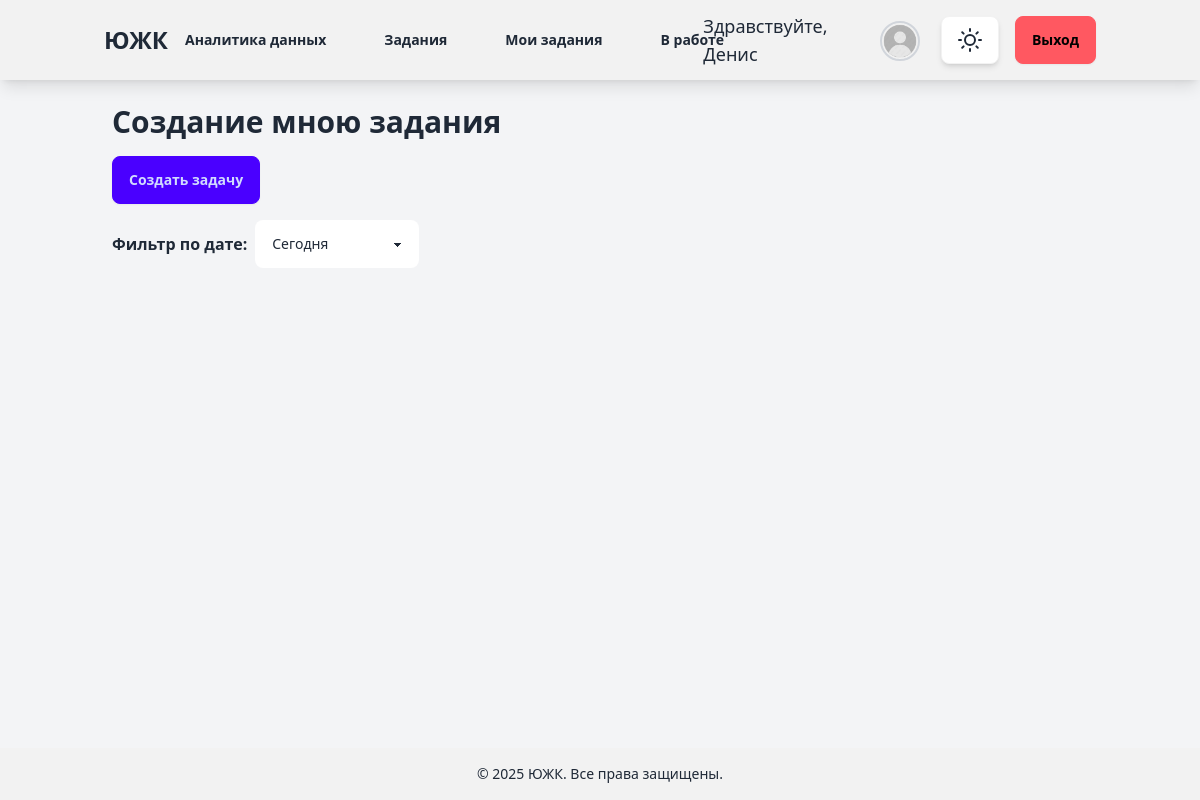
Page /ticket_list_created_by (signed in) on the earlier database version.
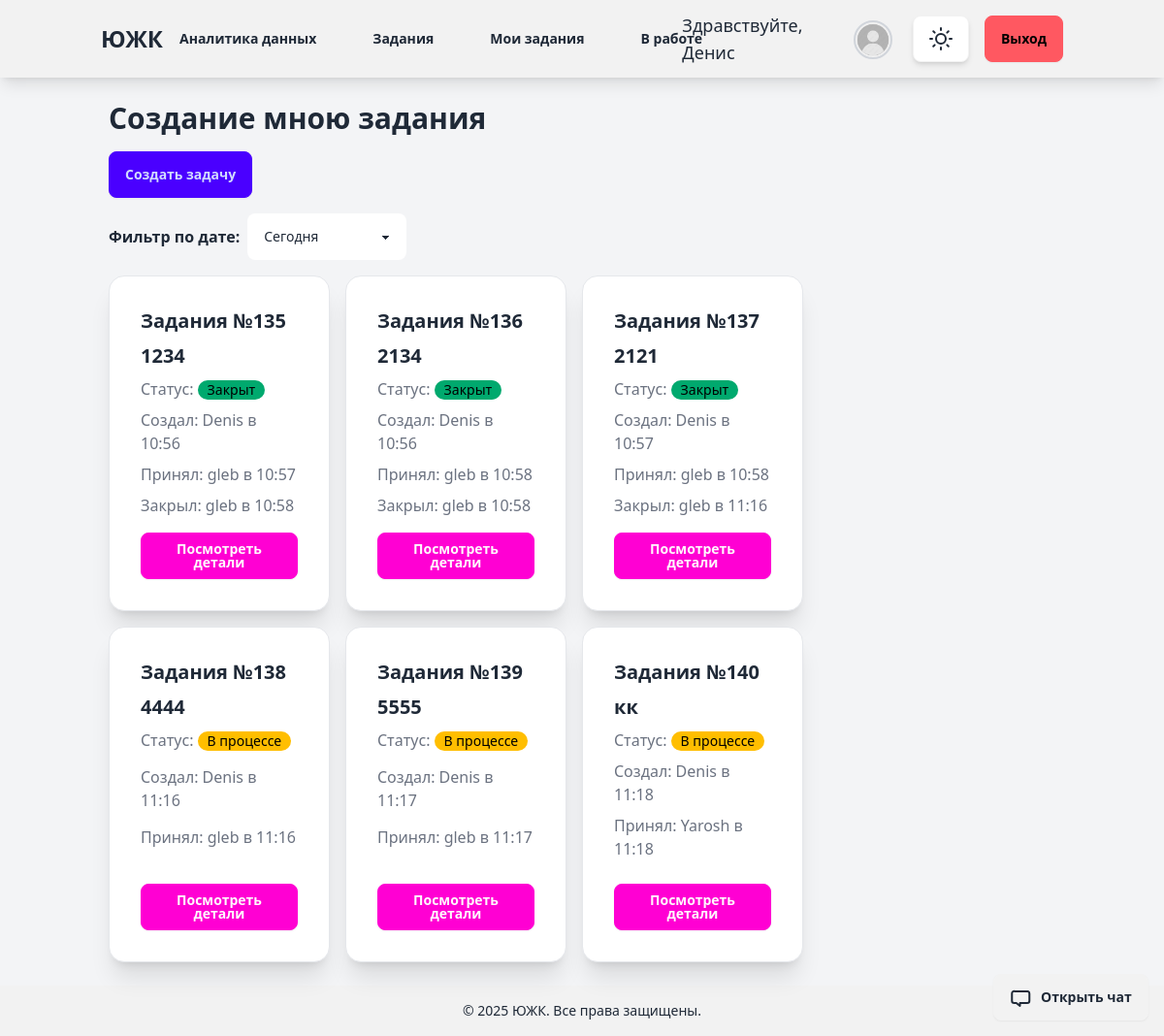
Same page on the later database version.
### tickets/models.py (models this page shows, shortened)
class Ticket(models.Model):
    STATUS_CHOICES = [
        ('open', 'Open'),
        ('in_progress', 'In Progress'),
        ('closed', 'Closed'),
    ]
    title = models.CharField(max_length=200)
    description = models.TextField()
    status = models.CharField(max_length=20, choices=STATUS_CHOICES, default='open')
    created_by = models.ForeignKey(CustomUser, on_delete=models.CASCADE, related_name='tickets_created')
    accepted_by = models.ForeignKey(CustomUser, on_delete=models.CASCADE, related_name='tickets_accepted', null=True,
                                    blank=True)
    department = models.ForeignKey(Department, on_delete=models.CASCADE, related_name='tickets', null=True, blank=True)
    position = models.ForeignKey(Position, on_delete=models.CASCADE, related_name='tickets', null=True, blank=True)
    old_department = models.ForeignKey(Department, on_delete=models.SET_NULL, related_name='old_department', null=True, blank=True)
    old_position = models.ForeignKey(Position, on_delete=models.SET_NULL, related_name='old_position', null=True, blank=True)
    attachment = models.FileField(upload_to='tickets/', null=True, blank=True)
    created_at = models.DateTimeField(auto_now_add=True)
    accepted_at = models.DateTimeField(null=True, blank=True)
    closed_at = models.DateTimeField(null=True, blank=True)
    updated_at = models.DateTimeField(auto_now=True)
    completion_comment = models.TextField(null=True, blank=True)

### account/models.py (models this page shows)
class CustomUser(AbstractUser):
    department = models.ForeignKey(Department, on_delete=models.SET_NULL, null=True, blank=True)
    position = models.ForeignKey(Position, on_delete=models.SET_NULL, null=True, blank=True, related_name="users")

### tickets/views.py (the view)
# urls.py: path('ticket_list_created_by', views.ticket_list_created_by, name='ticket_list_created_by'),
@login_required
def ticket_list_created_by(request):
    user = request.user
    time_filter = request.GET.get('time_filter', 'today')  # Default to 'today'
    tickets = Ticket.objects.filter(created_by=request.user)
    if time_filter == 'today':
        tickets = tickets.filter(created_at__date=timezone.now().date())
    elif time_filter == 'week':
        start_of_week = timezone.now() - timedelta(days=timezone.now().weekday())
        tickets = tickets.filter(created_at__gte=start_of_week)
    elif time_filter == 'month':
        tickets = tickets.filter(created_at__year=timezone.now().year,
                                 created_at__month=timezone.now().month)
    chat = Chat.objects.filter(
        Q(ticket__accepted_by=user) | Q(ticket__created_by=user)
    ).first()
    chat_id = chat.ticket.id if chat else None
    return render(request, 'tickets/my_created_ticket_list.html', {
        'tickets': tickets,
        'chat_id': chat_id
    })

### templates/tickets/my_created_ticket_list.html (shortened to what this page needs)
{% extends "blog/base.html" %}
{% block content1 %}
<div class="container mx-auto p-6">
    <h2 class="text-3xl font-bold mb-4">Создание мною задания</h2>
    <a href="{% url 'tickets:create_ticket' %}" class="btn btn-primary mb-4">Создать задачу</a>
    <form method="get" class="mb-4">
        <div class="flex gap-2 items-center">
            <label class="font-semibold">Фильтр по дате:</label>
            <select name="time_filter" class="select select-bordered" onchange="this.form.submit()">
                <option value="today" {% if request.GET.time_filter == "today" %}selected{% endif %}>Сегодня</option>
            </select>
        </div>
    </form>
    <div id="ticket-container" class="transition-all duration-300 w-full lg:w-3/4 pr-4">
        <div class="grid grid-cols-1 md:grid-cols-2 lg:grid-cols-3 gap-4">
            {% for ticket in tickets %}
            <div class="card bg-base-100 shadow-xl border border-gray-200" data-ticket-id="{{ ticket.id }}">
                <div class="card-body">
                    <h2 class="card-title text-xl font-semibold">Задания №{{ ticket.id }}</h2>
                    <h3 class="card-title text-xl font-semibold">{{ ticket.title }}</h3>
                    <p class="text-gray-500">Статус:
                        <span class="badge
                            {% if ticket.status == 'open' %}badge-error
                            {% elif ticket.status == 'in_progress' %}badge-warning
                            {% else %}badge-success
                            {% endif %}">
                            {% if ticket.status == 'open' %}Открыт
                            {% elif ticket.status == 'in_progress' %}В процессе
                            {% else %}Закрыт
                            {% endif %}
                        </span>
                    </p>
                    <p class="text-gray-500">Создал:
                        {{ ticket.created_by.username }} в {{ ticket.created_at|date:"H:i" }}
                    </p>
                    <p class="text-gray-500">Принял:
                        {% if ticket.accepted_by %}
                            {{ ticket.accepted_by.username }} в {{ ticket.accepted_at|date:"H:i" }}
                        {% else %}
                            {{ ticket.accepted_by.username|default:"На данный момент не принята" }}
                        {% endif %}
                    </p>
                    <p class="text-gray-500">
                        {% if ticket.closed_at %}
                                Закрыл: {{ ticket.accepted_by.username }} в {{ ticket.closed_at|date:"H:i" }}
                        {% endif %}
                    </p>
                    <a href="{% url 'tickets:ticket_detail' ticket.id %}" class="btn btn-secondary mt-2">Посмотреть детали</a>
                </div>
            </div>
            {% endfor %}
        </div>
    </div>
</div>
{% if chat_id %}
    <button id="open-chat-btn" class="btn btn-accent open-chat fixed bottom-4 right-4" class="btn btn-accent fixed bottom-4 right-4" data-ticket-id="{{ chat_id }}">
        <span>Открыть чат</span>
    </button>
{% endif %}
{% endblock %}

Differences in the rows shown:
added Ticket: id "135", title "1234", status "Закрыт", created_by.username "Denis", created_at "10:56", accepted_by.username "gleb", accepted_at "10:57", closed_at "10:58"
added Ticket: id "136", title "2134", status "Закрыт", created_by.username "Denis", created_at "10:56", accepted_by.username "gleb", accepted_at "10:58", closed_at "10:58"
added Ticket: id "137", title "2121", status "Закрыт", created_by.username "Denis", created_at "10:57", accepted_by.username "gleb", accepted_at "10:58", closed_at "11:16"
added Ticket: id "138", title "4444", status "В процессе", created_by.username "Denis", created_at "11:16", accepted_by.username "gleb", accepted_at "11:16"
added Ticket: id "139", title "5555", status "В процессе", created_by.username "Denis", created_at "11:17", accepted_by.username "gleb", accepted_at "11:17"
added Ticket: id "140", title "кк", status "В процессе", created_by.username "Denis", created_at "11:18", accepted_by.username "Yarosh", accepted_at "11:18"
Other differences:
text now shown: "Открыть чат"
